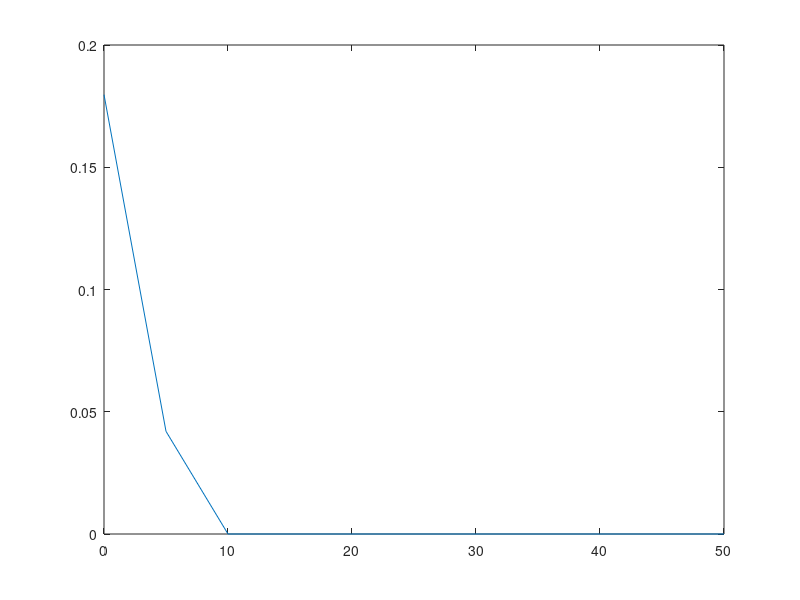

MATLAB code for this plot:
close all; 
clc;

%---------------Define Declaration---------------%
%Num of bits = 1024 (given)
nBits = 1024;

%Generating random binary digits
Data = randi([0 1],1,nBits);
%Converting to +1 and -1
Signal = 2 .* (Data - 0.5);

%Generating noise with mean = 0 and variance = 1
Noise = randn(1,nBits);

%Fixing SNR value to 10 dB
SNR = 0:5:50;
%Creating a result array to store error for each value of SNR
Result = zeros([1 11]);
%Current index to track result
index = 1;

%Looping over the different values of SNR
for i = 1:length(SNR)
    currSNR = SNR(i);
    
    %SNR = 10log(S/N), where S = Signal Power, N = Noise Power
    %Signal has unit power -> S = 1
    %Therefore, using above equation, N = 0.1
    noisePower = 0.1.^(currSNR/10);
    %Adjusting Noise based on the SNR value
    Noise = sqrt(noisePower) .* Noise;
    
    %Calculating the received signal
    Received = Signal + Noise;
    
    %Fixing a threshold value for the received signal
    Threshold = 0;

    %Calculating the output based on the threshold level
    Output = zeros(1,nBits);
    for k = 1 : nBits
        if Received(k) > Threshold
            Output(k) = 1;
        else
            Output(k) = 0;
        end
    end
    
    %Computing the total number of errors
    Error = 0;
    for k = 1 : nBits
        if Output(k) ~= Data(k) 
            Error = Error + 1;
        end
    end
    
    %Calculating the bit error rate
    % BER = (Total errors)/(Number of bits)
    BER = double(Error)/double(nBits);
    Result(index) = BER;
    index = index + 1;
end

plot(SNR,Result)
